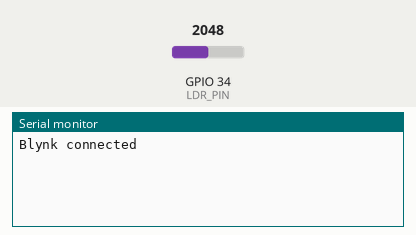
This sketch was run on a simulated ESP32. Shown: the last lines printed to the serial monitor. The test bench sets the inputs (shaded band); at power-on: GPIO 34 (LDR_PIN) = 2048. WiFi joins after 1.5 s; servers stay silent unless stated.

Above: at 3.0 s.
3.1 s: GPIO 34 (LDR_PIN) set to 3432
At 5.3 s:
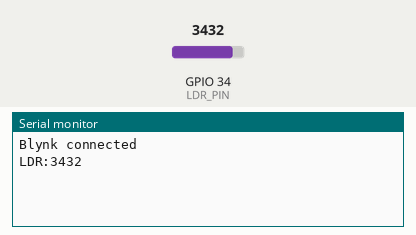
8.3 s: GPIO 34 (LDR_PIN) set to 3552
At 10.3 s:
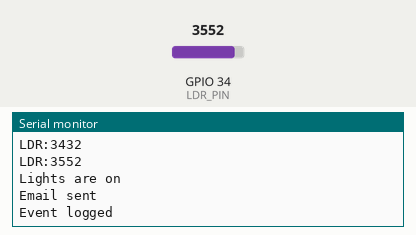

The sketch:

ldr_with_alert_message.ino
```cpp
#define BLYNK_TEMPLATE_ID "TMPL3dNtbm1Yu"
#define BLYNK_TEMPLATE_NAME "LDR with alert message"
#define BLYNK_AUTH_TOKEN "eZevgjMS6A_E97Q7YyN0KBfocZuY9Imr"

#define BLYNK_PRINT Serial
#include <WiFi.h>
#include <BlynkSimpleEsp32.h>

char auth[] = "eZevgjMS6A_E97Q7YyN0KBfocZuY9Imr";
char ssid[] = "projectpulse";  // type your wifi name
char pass[] = "hailucky123";  // type your wifi password

#define LDR_PIN  34
BlynkTimer timer;
int led=2;

// Virtual Pin for LDR
#define VIRTUAL_PIN V0

void notifyligths() {
  int ldrvalue = analogRead(LDR_PIN);
  Serial.print("LDR:");
  Serial.println(ldrvalue);
  Blynk.virtualWrite(V0, ldrvalue);

  if (ldrvalue > 3500) {
    digitalWrite(led,HIGH);
    Serial.println("Lights are on");
    Blynk.email("aravindpuvvada196@gmail.com", "Alert", "Lights are on");
    Serial.println("Email sent");
    Blynk.logEvent("LDR with alert message", "Ligths on");
    Serial.println("Event logged");
  }
  else
  {
    digitalWrite(led,LOW);

  }

  // Send LDR value to Blynk app
  Blynk.virtualWrite(VIRTUAL_PIN, ldrvalue);
}

void setup() {
  pinMode(LDR_PIN, INPUT);
  Serial.begin(115200);
  Blynk.begin(auth, ssid, pass);

  if (Blynk.connected()) {
    Serial.println("Blynk connected");
  } else {
    Serial.println("Blynk not connected");
  }

  timer.setInterval(2500L, notifyligths);
}

void loop() {
  Blynk.run();
  timer.run();
}
```

Measured:
- the behaviour switches between 3500 and 3501 on GPIO 34 (LDR_PIN) (found by bisection; images 1 and 2)
- after the input at 3.1 s, the serial monitor: prints a new line after 1.2 s (image 1)
- after the input at 8.3 s, the serial monitor: prints a new line after 1.0 s (image 2)
